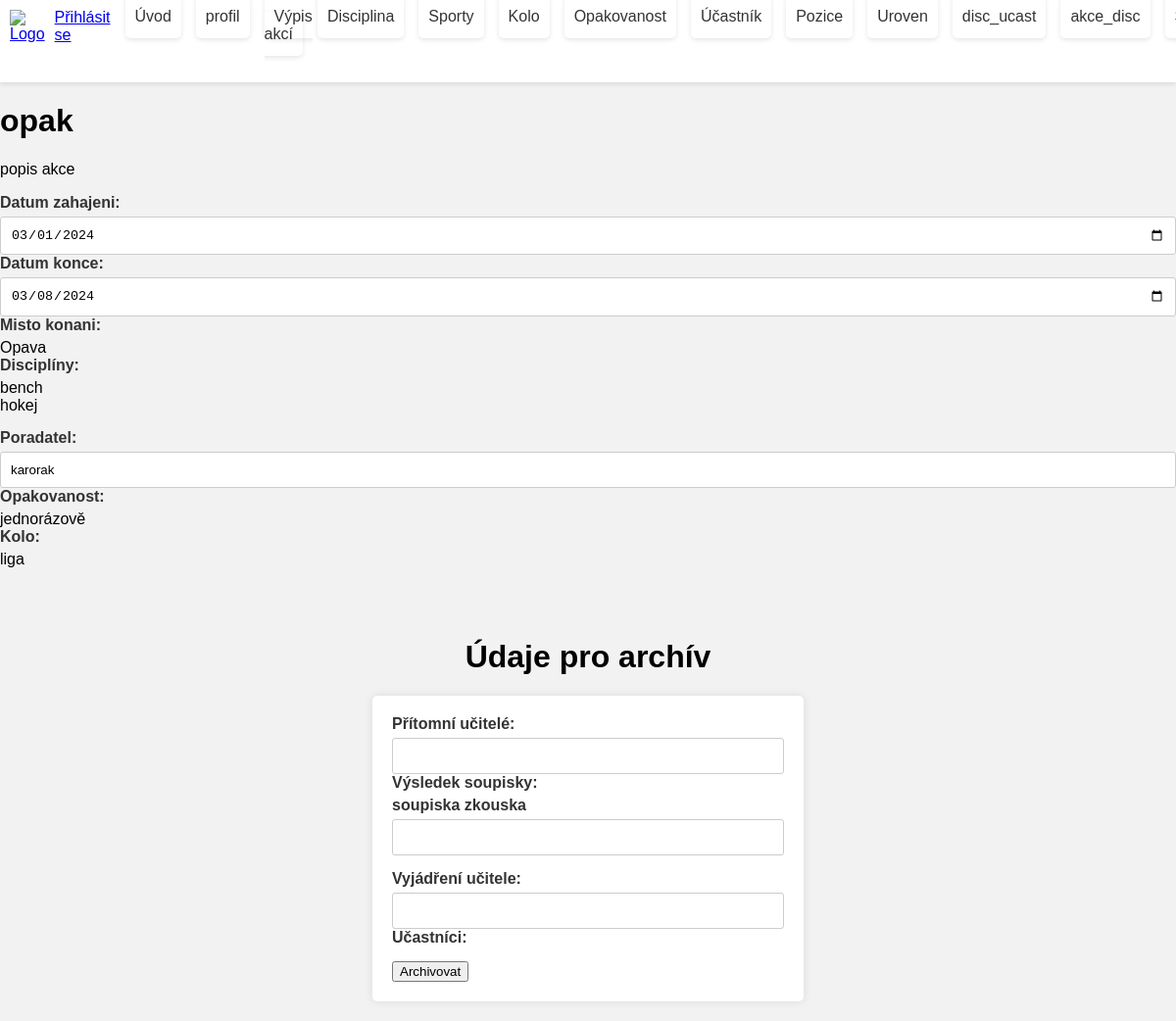
/archiv?iar=6, run on the app's committed database.
### tables this page shows
CREATE TABLE `akce` (
  `id_akce` int(3) NOT NULL,
  `nazev_akce` varchar(30) NOT NULL,
  `datum_zahajeni` date NOT NULL,
  `datum_konce` date DEFAULT NULL,
  `misto_kon` varchar(100) NOT NULL,
  `poradatel` varchar(100) DEFAULT NULL,
  `popisek_akce` text NOT NULL,
  `pritomni_uc` varchar(70) DEFAULT NULL,
  `shrnuti` varchar(100) DEFAULT NULL,
  `archivovano` tinyint(1) DEFAULT NULL,
  `id_opak` int(3) DEFAULT NULL,
  `id_kolo` int(3) DEFAULT NULL
);

CREATE TABLE `disciplina` (
  `id_disc` int(3) NOT NULL,
  `id_sport` int(3) NOT NULL,
  `nazev_disc` varchar(50) NOT NULL
);

CREATE TABLE `opakovanost` (
  `id_opak` int(3) NOT NULL,
  `nazev_opak` varchar(30) DEFAULT NULL
);

CREATE TABLE `kolo` (
  `id_kolo` int(3) NOT NULL,
  `nazev_kolo` varchar(30) DEFAULT NULL
);

CREATE TABLE `soupiska` (
  `id_soup` int(3) NOT NULL,
  `id_akce` int(3) NOT NULL,
  `nazev_skupiny` varchar(50) NOT NULL,
  `vys_s` text DEFAULT NULL
);

### kontrolery/Kontroler.php (called while the page is built, shortened)
<?php
abstract class Kontroler {
    protected $pohled = "";
    public function vypisPohled() {
        require "pohledy/{$this->pohled}.phtml";
    }
}

### index.php (called while the page is built, shortened)
<?php
$smerovac = new SmerovacKontroler();
$smerovac->zpracuj([$_SERVER["REQUEST_URI"]]);
$smerovac->vypisPohled();

### kontrolery/ArchivKontroler.php (called while the page is built, shortened)
<?php
class ArchivKontroler extends Kontroler
{
    public function zpracuj($parametry)
    {
        $idTentoArchiv = $_GET['iar'];
        $modelAkce = new ModelyAkce;
        $modelAkcedisc = new ModelyAkce_disc;
        $modelDisciplin = new ModelyDisciplina;
        $modelSoupiska = new ModelySoupiska();
        $modelKolo = new ModelyKolo();
        $archiv = $modelAkce->vratVsechnyAkce();
        $soupiska = $modelSoupiska->vratVsechnySoupisky();
        foreach ($archiv as $ar) {
            if ($idTentoArchiv == $ar["id_akce"]) {
                $konkretniarchiv = [
                    'id_akce' => $ar["id_akce"],
                    'nazev_akce' => $ar['nazev_akce'],
                    'datum_zahajeni' => $ar['datum_zahajeni'],
                    'datum_konce' => $ar['datum_konce'],
                    'misto_kon' => $ar['misto_kon'],
                    'popisek_akce' => $ar['popisek_akce'],
                    'pritomni_uc' => $ar['pritomni_uc'],
                    'shrnuti' =>$ar['shrnuti'],
                    'poradatel' =>$ar["poradatel"],
                    'id_opak' => $ar["id_opak"],
                    'id_kolo' => $ar['id_kolo'],
                ];
            }
        }
        $akcedisc = $modelAkcedisc->vratVsechnyAkce_disc();
        $disc = $modelDisciplin->vratVsechnyDiscipliny();
        $modelOpak = new ModelyOpakovanost();
        $opak = $modelOpak->vratVsechnyOpak();
        $kolo = $modelKolo->vratVsechnyKolo();
    }
}

### modely/ModelyAkce.php (called while the page is built, shortened)
<?php
class ModelyAkce{
    public function vratVsechnyAkce() {
        $sql = "
            SELECT *
            FROM akce
        ";
        $akce = Db::dotazVsechny($sql);
        return $akce;
      }
}
?>

### modely/Db.php (called while the page is built, shortened)
<?php
class Db {
  private static $spojeni;
  private static $nastaveni = array(
		PDO::ATTR_ERRMODE => PDO::ERRMODE_EXCEPTION,
		PDO::ATTR_EMULATE_PREPARES => false,
	);
  public static function pripoj($server, $uzivatel, $heslo, $databaze)
  {
	  if (!isset(self::$spojeni))
      {
        $dsn = "mysql:host=$server;dbname=$databaze;charset=utf8";
			 self::$spojeni = new PDO(
				$dsn,
				$uzivatel,
				$heslo,
				self::$nastaveni
			 );
	  }
	}
  public static function dotazVsechny($dotaz, $parametry = array()) {
		$navrat = self::$spojeni->prepare($dotaz);
		$navrat->execute($parametry);
		return $navrat->fetchAll();
	}
}

### kontrolery/SmerovacKontroler.php (called while the page is built, shortened)
<?php
class SmerovacKontroler extends Kontroler {
  public function zpracuj($parametry) {
     $url = $parametry[0];
     $castiCesty = $this->parsujURL($url);
     if (empty($castiCesty[0])) {
        $this->presmeruj("uvod");
     }
     else {
          $castNazvuKontroleru = array_shift($castiCesty);
          $nazevKontroleru = $this->pomlckyDoVelbloudiNotace($castNazvuKontroleru)
                              . "Kontroler";
          if (file_exists("kontrolery/$nazevKontroleru.php")) {
            $this->kontroler = new $nazevKontroleru;
            $this->kontroler->zpracuj($castiCesty);
          } else {
            $this->presmeruj("chyba");
          }
     }
  }
  private function pomlckyDoVelbloudiNotace($text) {
      $text = str_replace("-", " ", $text);
      $text = ucwords($text);
      $text = str_replace(" ", "", $text);
      return $text;
  }
  private function parsujURL($url) {
      $naparsovanaURL = parse_url($url);
      $cesta = $naparsovanaURL["path"];
      $cesta = ltrim($cesta, "/");
      $cesta = trim($cesta);
      $rozdelenaCesta = explode("/", $cesta);
      return $rozdelenaCesta;
  }
}
?>

### modely/ModelyAkce_disc.php (called while the page is built, shortened)
<?php
class ModelyAkce_disc{
    public function vratVsechnyAkce_disc() {
        $sql = "
            SELECT *
            FROM akce_disc
        ";
        $akce_disc = Db::dotazVsechny($sql);
        return $akce_disc;
    }
}
?>

### modely/ModelyDisciplina.php (called while the page is built, shortened)
<?php
class ModelyDisciplina{
    public function vratVsechnyDiscipliny() {
        $sql = "
            SELECT *
            FROM disciplina
        ";
        $disciplina = Db::dotazVsechny($sql);
        return $disciplina;
      }
}
?>

### modely/ModelyOpakovanost.php (called while the page is built, shortened)
<?php
class ModelyOpakovanost{
    public function vratVsechnyOpak() {
        $sql = "
            SELECT *
            FROM opakovanost
        ";
        $opak = Db::dotazVsechny($sql);
        return $opak;
      }
}
?>

### modely/ModelyKolo.php (called while the page is built, shortened)
<?php
class ModelyKolo{
    public function vratVsechnyKolo() {
        $sql = "
            SELECT *
            FROM kolo
        ";
        $kolo = Db::dotazVsechny($sql);
        return $kolo;
      }
}
?>

### modely/ModelySoupiska.php (called while the page is built, shortened)
<?php
class ModelySoupiska{
    public function vratVsechnySoupisky() {
        $sql = "
            SELECT *
            FROM soupiska
        ";
        $soupiska = Db::dotazVsechny($sql);
        return $soupiska;
    }
}
?>

### pohledy/archiv.phtml (the view, shortened to what this page needs)
<!DOCTYPE html>
<html lang="en">
<head>
</head>
<body>
<h1><?php echo $konkretniarchiv['nazev_akce'];?></h1>
<div id="vypis">
    <?php echo '<p>'.$konkretniarchiv['popisek_akce'].'</p>';?>
    <label>Datum zahajeni: </label>
    <input type="date" value="<?php echo $konkretniarchiv['datum_zahajeni']; ?>">
    <label>Datum konce: </label>
    <input type="date" value="<?php echo $konkretniarchiv['datum_konce']; ?>">
    <label>Misto konani: </label>
    <?php echo $konkretniarchiv['misto_kon']; ?>
    <div>
        <label>Disciplíny:</label>
        <?php foreach ($this->data['akcedisc'] as $ad):
            if($ad['id_akce'] == $konkretniarchiv['id_akce']){
                foreach ($this->data['disc'] as $disc):
                    if($ad['id_disc'] == $disc['id_disc']){
                        echo $disc['nazev_disc']."<br>";
                    }
                endforeach;
            }
        endforeach; ?>
    </div>
    <label for="poradatel">Poradatel: </label>
    <input  type="text" name="poradatel" value="<?php echo $konkretniarchiv['poradatel']; ?>">
    <label for="opak">Opakovanost: </label>
    <?php  foreach ($this->data["opak"] as $opak){
        if($opak["id_opak"] == $konkretniarchiv["id_opak"]){
            echo $opak["nazev_opak"];
        }
    }      ?>
    <label for="kolo">Kolo: </label>
    <?php  foreach ($this->data["kolo"] as $kolo){
        if($kolo["id_kolo"] == $konkretniarchiv["id_kolo"]){
            echo $kolo["nazev_kolo"];
        }
    }      ?>
</div>
<br><br>
<h1 style="text-align: center">Údaje pro archív</h1>
<form method="post">
    <label>Přítomní učitelé: </label>
    <input type="text" value="<?php echo $konkretniarchiv['pritomni_uc']; ?>" name="pritomni_uc">
    <label>Výsledek soupisky:</label>
    <?php
    $modelSoupiska = new ModelySoupiska();
    $soupiska = $modelSoupiska->vratVsechnySoupisky();
    foreach ($soupiska as $soup) {
        if ($this->data['air'] == $soup["id_akce"]) {
            ?>
            <div>
                <label for="vys_s_<?php echo $soup['id_soup']; ?>"><?php echo $soup['nazev_skupiny']; ?></label>
                <input type="text" name="vys_s[<?php echo $soup['id_soup']; ?>]">
            </div>
            <?php
        }
    }
    ?>
    <label>Vyjádření učitele: </label>
    <input type="text" name="shrnuti">
    <div>
        <label>Učastníci:</label>
    </div>
    <button type="submit" name="archivovat">Archivovat</button>
</form>
<link href="https://cdn.jsdelivr.net/npm/select2@4.1.0-rc.0/dist/css/select2.min.css" rel="stylesheet" />
</body>
</html>

### pohledy/styly.css (style rules this page uses)
body { margin: 0; font-family: 'Arial', sans-serif; }
body { font-family: 'Arial', sans-serif; background-color: #f2f2f2; margin: 0; }
form { max-width: 400px; margin: 20px auto; background-color: #ffffff; padding: 20px; border-radius: 5px; box-shadow: 0 0 10px rgba(0, 0, 0, 0.1); }
div { margin-bottom: 15px; }
label { display: block; font-weight: bold; margin-bottom: 5px; color: #333; }
input { width: 100%; padding: 10px; box-sizing: border-box; border: 1px solid #ccc; border-radius: 3px; }

### data on the page
akce: nazev_akce "opak", popisek_akce "popis akce", datum_zahajeni "03/01/2024", datum_konce "03/08/2024", misto_kon "Opava", poradatel "karorak"
disciplina: nazev_disc "bench"
disciplina: nazev_disc "hokej"
opakovanost: nazev_opak "jednorázově"
kolo: nazev_kolo "liga"
soupiska: nazev_skupiny "soupiska zkouska"
